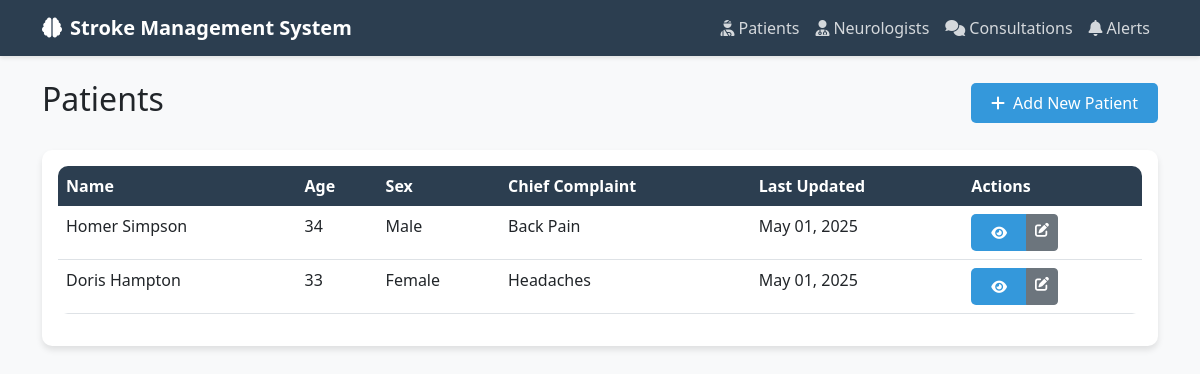
/patients/ (signed in), run on the app's committed database.
### patients/models.py (models this page shows, shortened)
class Patient(models.Model):
    GENDER_CHOICES = [
        ('M', 'Male'),
        ('F', 'Female'),
        ('O', 'Other')
    ]
    name = models.CharField(max_length=100)
    age = models.IntegerField(validators=[MinValueValidator(0), MaxValueValidator(150)])
    sex = models.CharField(max_length=1, choices=GENDER_CHOICES)
    chief_complaint = models.TextField()
    medical_history = models.TextField()
    created_at = models.DateTimeField(auto_now_add=True)
    updated_at = models.DateTimeField(auto_now=True)

### stroke_system/views.py (the view)
# urls.py: path('patients/', patients_list, name='patients_list'),
@login_required
def patients_list(request):
    patients = Patient.objects.all()
    return render(request, 'patients/list.html', {'patients': patients})

### templates/patients/list.html (shortened to what this page needs)
{% extends 'base.html' %}
{% block content %}
<div class="d-flex justify-content-between align-items-center mb-4">
    <h2>Patients</h2>
    <a href="{% url 'admin:patients_patient_add' %}" class="btn btn-primary">
        <i class="fas fa-plus me-2"></i>Add New Patient
    </a>
</div>
<div class="card">
    <div class="card-body">
        <div class="table-responsive">
            <table class="table table-hover">
                <thead>
                    <tr>
                        <th>Name</th>
                        <th>Age</th>
                        <th>Sex</th>
                        <th>Chief Complaint</th>
                        <th>Last Updated</th>
                        <th>Actions</th>
                    </tr>
                </thead>
                <tbody>
                    {% for patient in patients %}
                    <tr>
                        <td>{{ patient.name }}</td>
                        <td>{{ patient.age }}</td>
                        <td>{{ patient.get_sex_display }}</td>
                        <td>{{ patient.chief_complaint|truncatechars:50 }}</td>
                        <td>{{ patient.updated_at|date:"M d, Y" }}</td>
                        <td>
                            <div class="btn-group">
                                <a href="{% url 'patient_detail' patient.pk %}" class="btn btn-sm btn-primary">
                                    <i class="fas fa-eye"></i>
                                </a>
                                <a href="{% url 'admin:patients_patient_change' patient.pk %}" class="btn btn-sm btn-secondary">
                                    <i class="fas fa-edit"></i>
                                </a>
                            </div>
                        </td>
                    </tr>
                    {% empty %}
                    <tr>
                        <td colspan="6" class="text-center">No patients found</td>
                    </tr>
                    {% endfor %}
                </tbody>
            </table>
        </div>
    </div>
</div>
{% endblock %}

### templates/base.html (style rules this page uses)
:root { --primary-color: #2c3e50; --secondary-color: #3498db; --accent-color: #e74c3c; --light-bg: #f8f9fa; }
body { font-family: 'Segoe UI', Tahoma, Geneva, Verdana, sans-serif; background-color: var(--light-bg); }
.card { border: none; border-radius: 10px; box-shadow: 0 4px 6px rgba(0,0,0,0.1); transition: transform 0.3s; }
.btn-primary { background-color: var(--secondary-color); border: none; padding: 8px 20px; border-radius: 5px; }
.table { background-color: white; border-radius: 10px; overflow: hidden; }
.table thead th { background-color: var(--primary-color); color: white; border: none; }

### data on the page
Patient: name "Homer Simpson", age "34", sex "Male", chief_complaint "Back Pain", updated_at "May 01, 2025"
Patient: name "Doris Hampton", age "33", sex "Female", chief_complaint "Headaches", updated_at "May 01, 2025"
